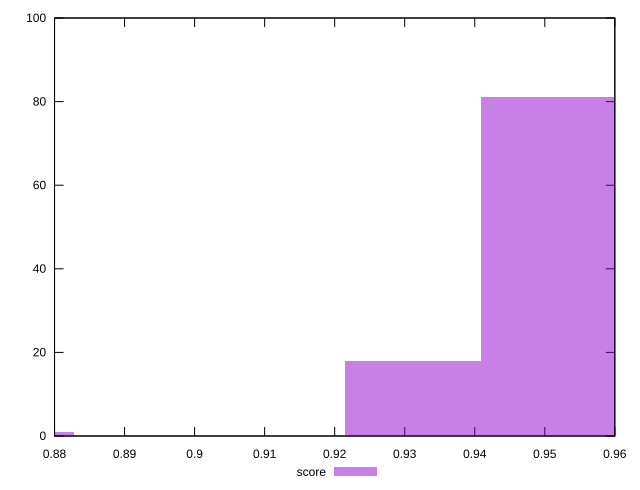

Reproduce this figure in gnuplot.
reset

$score <<EOF
0.8730433747901399 1
0.9312462664428159 18
0.9506472303270412 81
EOF

set key outside below
set boxwidth 0.019400963884225332
set xrange [0.88:0.96]
set yrange [0:100]
set trange [0:100]
set style fill transparent solid 0.5 noborder
set terminal svg size 640, 490 enhanced background rgb 'white'
set output "report_00019_2021-02-10T18-14-37.922Z//first-contentful-paint/samples/pages+cached+noadtech+nomedia/score/histogram.svg"

plot $score title "score" with boxes

reset
